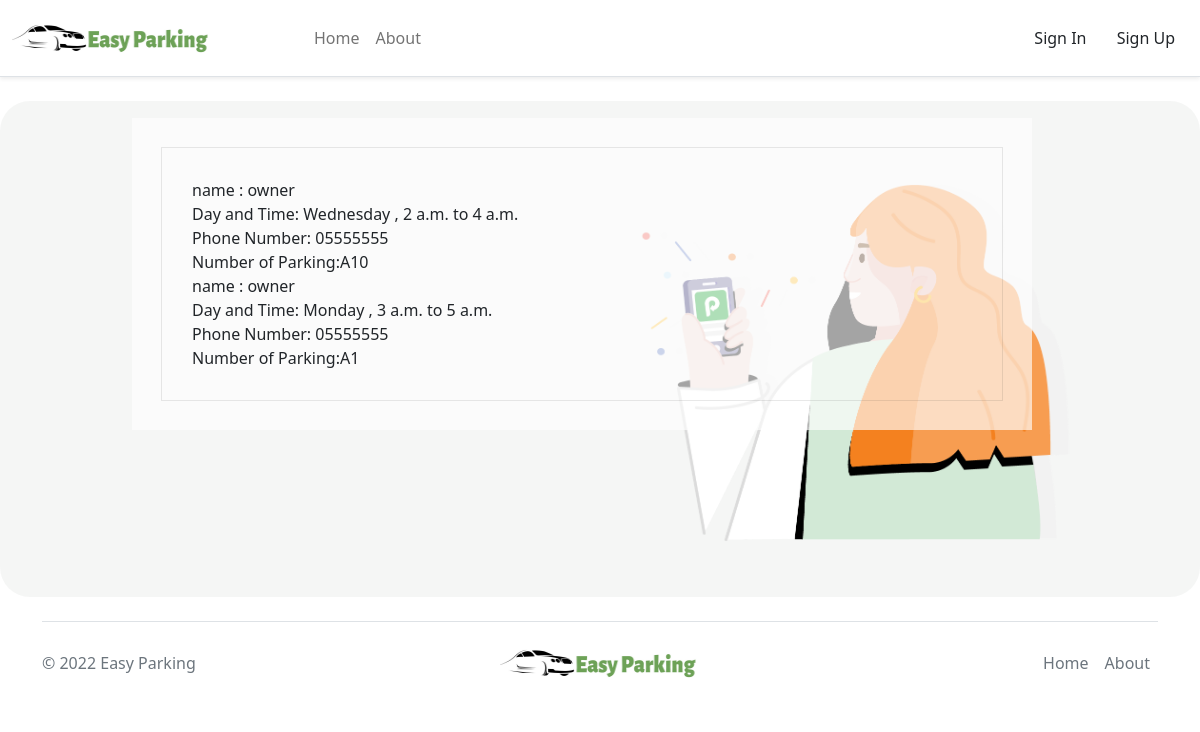
Page /success/20/ on the earlier database version.
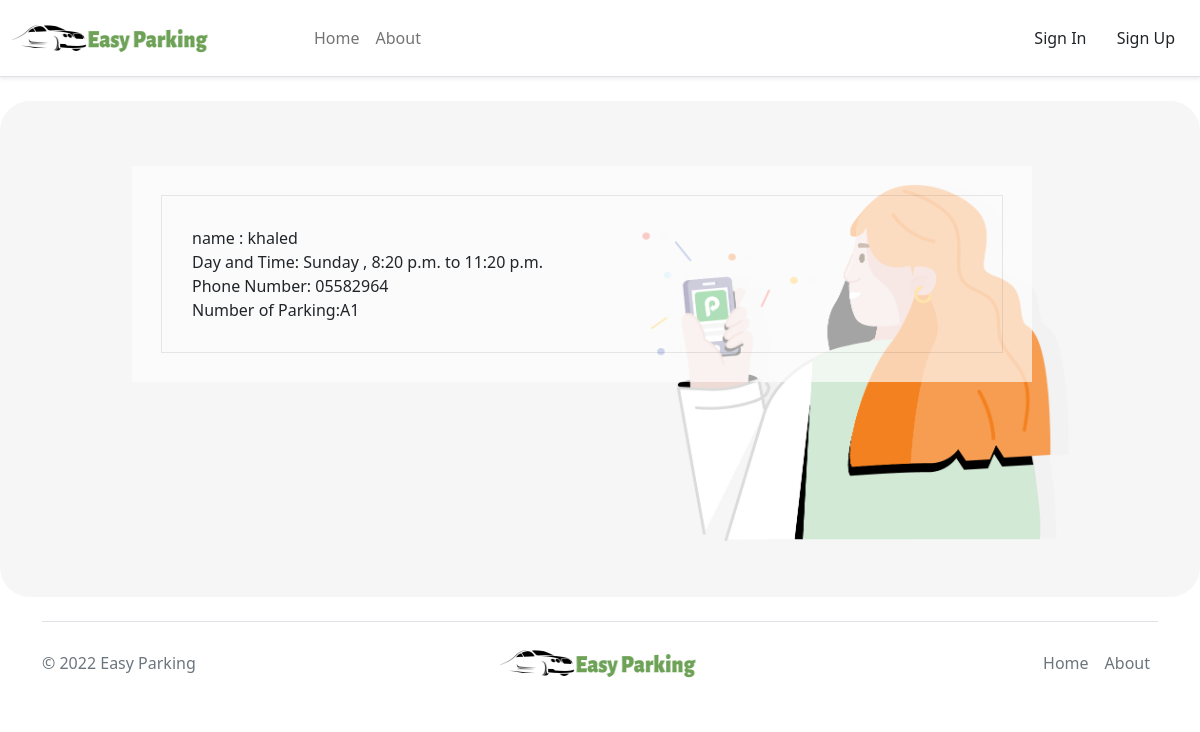
Same page on the later database version.
### Home/models.py (models this page shows)
class User_Reservation(models.Model):
    user = models.ForeignKey(User, on_delete=models.CASCADE)
    parking_reserve = models.CharField(max_length=64 , null=True)
    hours = models.CharField(max_length=64  , null=True)
    day = models.CharField(max_length=64 , null=True)
    start_time = models.TimeField( null=True)
    end_time = models.TimeField( null=True)

### users/models.py (models this page shows)
class Profile(models.Model):
    user = models.OneToOneField(User, on_delete=models.CASCADE, primary_key=True)
    phone_number = PhoneField(null=False, blank=False, unique=True)
    is_owner = models.BooleanField(default=False)

### users/views.py (the view)
# urls.py: path("success/<reserve_id>/" , views.success_resservation , name="success_resservation"),
def success_resservation(request : HttpRequest, reserve_id :int):
    user2_reserve = User_Reservation.objects.all()
    return render(request , "user/success_reservation.html"  , {"success1":user2_reserve})

### users/templates/user/success_reservation.html (shortened to what this page needs)
{% extends 'Base/Home.html' %}
{% load static %}
{% block content %}
<section id="about-section" class="pt-5 pb-5">
	<div class="img">
<img src="{% static 'image/pic13.png' %}" width="440" height="400"  alt="" ></div>
<div class="container ">
	<div class="red">
	<div class="row">
		<div class="col-lg-6 align-items-center justify-content-left d-flex mb-5 mb-lg-0">
			<div class="blockabout">
				<div class="blockabout-inner text-center text-sm-start">
					<div id="formContent" >
                        {% for reserve in success1 %}
                        <div class="col">
                            name : {{reserve.user.first_name}} <br>
                            Day and Time: {{reserve.day}} , {{reserve.start_time}} to {{reserve.end_time}}<br>
                            Phone Number: {{reserve.user.profile.phone_number}}<br>
                            Number of Parking:{{reserve.parking_reserve}}<br>
                        </div>
					{% endfor %}
				</div>
			</div>
		</div>
	</div>
</div>
</section>
  </body>
{% endblock %}

### Home/templates/Base/Home.html (shortened to what this page needs)
{% load static %}
<!doctype html>
<html lang="en">
  <head>
    <link href="https://cdn.jsdelivr.net/npm/bootstrap@5.2.2/dist/css/bootstrap.min.css" rel="stylesheet">
    <nav class="navbar navbar-expand-lg border-bottom bg-white sticky-top shadow-sm justify-content-between navbar-light" id="bs-menu-nav">
      <div class="container-fluid">
          <div class="d-flex w-25 order-0" style="align-items: baseline;">
              <a class="navbar-brand" href="/">
                  <img src="{% static 'image/Easy Parking.png' %}" width="200" height="50" alt="Logo" >
              </a>
          </div>
          <div class="justify-content-center d-none d-lg-block">
              <ul class="navbar-nav">
                  <li class="nav-item mr-1">
                      <a class="nav-link" href="{% url 'Home:Home'%}" data-section="how-it-works">Home</a>
                  </li>
                  <li class="nav-item mr-1">
                      <a class="nav-link" href="{% url 'Home:about'%}" data-section="features">About</a>
                  </li>
              </ul>
              </div>
              {% if   not request.user.profile.is_owner and request.user.is_authenticated %}
                <div class="collapse navbar-collapse" id="navbarNavAltMarkup">
                  <li class="navbar-nav">
                    <a class="nav-link" href="{% url 'users:all_places' %}">Reserve</a>
                    <a class="nav-link" href="{% url 'users:success_resservation' user.id %}">Manage</a> </div>
                    <div class="d-flex flex-row">
                    <a class="nav-link" href="{% url 'users:logOut' %}">Log Out</a>
                  </div>
                </div>
              {% else %}
              <div class="navbar-collapse collapse order-2 w-25 justify-content-end" id="bs-menu-toogle">
                <span class="links-primary order-1 order-lg-last text-lg-right d-block d-lg-inline ">
                    <a href="{% url 'users:signIn'%}" class="btn btn-login pl-0 pl-lg-1">Sign In</a>
                    <a href="{% url 'users:new_user'%}" class="btn btn pl-0 pl-lg-1">Sign Up</a>
                                </span>
            </div>
              {% endif %}
  </nav>
  </head>
  <body style="background-color:rgba(255, 255, 255, 0.915);">
    <br>
    {% block content %}{% endblock %}
  </body>
</html>
<div class="container">
<footer class="d-flex flex-wrap justify-content-between align-items-center py-3 my-4 border-top">
  <p class="col-md-4 mb-0 text-muted">© 2022 Easy Parking</p>
  <a href="/" class="col-md-4 d-flex align-items-center justify-content-center mb-3 mb-md-0 me-md-auto link-dark text-decoration-none">
    <img src="{% static 'image/Easy Parking.png' %}" width="200" height="50" alt="">
  </a>
  <ul class="nav col-md-4 justify-content-end">
    <li class="nav-item"><a href="{% url 'Home:Home' %}" class="nav-link px-2 text-muted">Home</a></li>
    <li class="nav-item"><a href="{% url 'Home:about' %}" class="nav-link px-2 text-muted">About</a></li>
  </ul>
</footer>
</div>

### users/templates/user/success_reservation.html (style rules this page uses)
#about-section { background: rgba(154, 166, 160, 0.1); border-radius:30px; }
.blockabout { padding: 29px; background: rgba(255, 255, 255, 0.645); width: 900px; height: 600; position: absolute; margin-top: -550px; margin-left: 90px; }
.blockabout-inner { padding: 30px; border: 1px solid rgba(32, 33, 36, 0.1); }
.img { margin-left: 53%; }

Differences in the rows shown:
removed User_Reservation: user.first_name "owner", day "Wednesday", start_time "2 a.m.", end_time "4 a.m.", user.profile.phone_number "05555555", parking_reserve "A10"
removed User_Reservation: user.first_name "owner", day "Monday", start_time "3 a.m.", end_time "5 a.m.", user.profile.phone_number "05555555", parking_reserve "A1"
added User_Reservation: user.first_name "khaled", day "Sunday", start_time "8:20 p.m.", end_time "11:20 p.m.", user.profile.phone_number "05582964", parking_reserve "A1"
